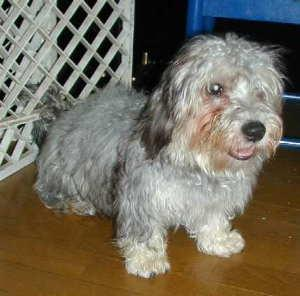
#> input picture Images/n02096437-Dandie_Dinmont/n02096437_1098.jpg, 300 x 296 px, found by its file name
$ jupyter execute --allow-errors Data_Mining_Programming_Assignment_2.ipynb
#> lines starting #> are read from the running program, lines starting #| are printed output that depends on the picture
#> further down, img is the input picture: shape (296, 300, 3); mean R, G, B 115.4, 109, 93.8
#> `gray_sacle = rgb2gray(img)`:
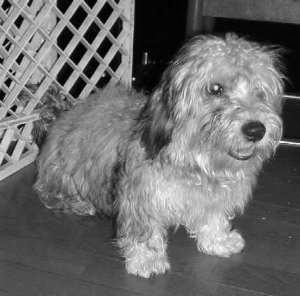
#> gray_sacle: shape (296, 300) float64; min 0, max 0.997, mean 0.428
<a href="https://colab.research.google.com/github/swamy-surla/Data-mining-1/blob/main/Data_Mining_Programming_Assignment_2.ipynb" target="_parent"></a>

[cell 1]
import os
import numpy as np
import pandas as pd
import warnings

from PIL import Image
from skimage.color import rgb2gray
import xml.etree.ElementTree as ET
from skimage import io, exposure, filters

from sklearn.model_selection import train_test_split
from sklearn.preprocessing import StandardScaler

from sklearn.neighbors import KNeighborsClassifier
from sklearn.tree import DecisionTreeClassifier
from sklearn.neural_network import MLPClassifier
from sklearn.ensemble import AdaBoostClassifier

from sklearn.metrics import accuracy_score
from sklearn.metrics import confusion_matrix
from sklearn.model_selection import cross_val_score, StratifiedKFold, KFold


import matplotlib.pyplot as plt

[cell 2]
warnings.filterwarnings("ignore")

## 1

[cell 3]
def resize_crop_image(image_path,image_filename,annotation_path,annotation_filename):
    bnd_box = []
    im = Image.open(os.path.join(image_path,image_filename))
    annotation = ET.parse(os.path.join(annotation_path,annotation_filename))
    annotation_root =  annotation.getroot()
    for child in annotation_root.findall('object')[0].findall('bndbox')[0]:
        # print(child.tag,child.text)
        bnd_box.append(int(child.text))
    im = im.crop(bnd_box)
    im = im.resize((128,128))
    return im

[cell 4]
def angle(dx, dy):
    """Calculate the angles between horizontal and vertical operators."""
    return np.mod(np.arctan2(dy, dx), np.pi)
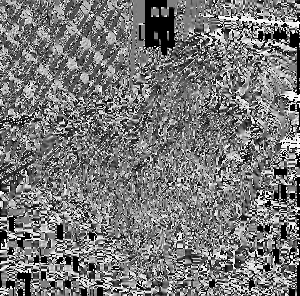
#> returned value: shape (296, 300) float64; min 0, max 3.14, mean 1.48; drawn with min black and max white
#> `hist,bins = exposure.histogram(angle_sobel,nbins=36)`: hist = 36 values, max 6069 at index 0, min 1927 at index 28, mean 2466.7; bins = 36 values from 0.0436 to 3.1

[cell 5]
image_dir = "/content/drive/MyDrive/ajas/images/Images"
annotation_dir = "/content/drive/MyDrive/ajas/annotations/Annotation"

[cell 6]
class_names = "Dandie_Dinmont	Otterhound	Tibetan_terrier	French_bulldog".split("\t")

[cell 7]
class_names

[cell 8]
class_paths = ['n02096437-Dandie_Dinmont','n02097474-Tibetan_terrier','n02091635-otterhound','n02108915-French_bulldog']

[cell 9]
new_dir = "/content/drive/MyDrive/data_mining/Processed_images"

[cell 10]
def process_images():
  if not os.path.exists(new_dir):
    os.mkdir(new_dir)
  for class_ in class_paths:
      image_class_path = os.path.join(image_dir,class_)
      annotation_class_path = os.path.join(annotation_dir,class_)
      images = os.listdir(image_class_path)
      annotations = os.listdir(annotation_class_path)
      new_class_dir = os.path.join(new_dir,class_)
      if not os.path.exists(new_class_dir):
          os.mkdir(new_class_dir)
      for image_filename ,annotation_filename in zip(images,annotations):
          im = resize_crop_image(image_class_path,image_filename,annotation_class_path,annotation_filename)
          im.save(os.path.join(new_class_dir,image_filename))

## 2

[cell 11]
df = pd.DataFrame(columns = list(range(0,36))+['class'])
#> (the rest of this cell did not finish here and is left out)
